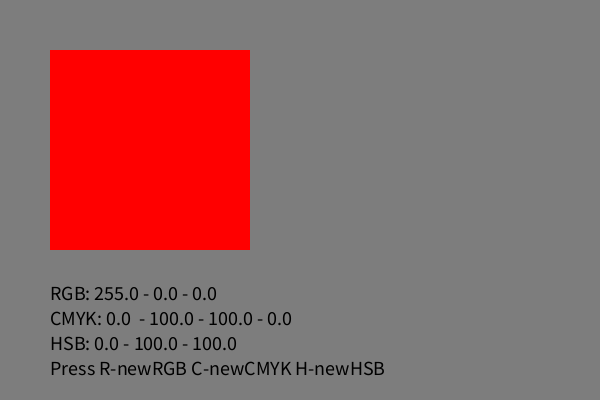
Frame 1 (no input)
Frame 60 (the mouse pressed at the canvas centre just before this capture): identical to frame 1, image omitted
Frame 120 (the mouse held since frame 60 and released just before this capture): identical to frame 1, image omitted

The Processing sketch that drew this single still picture (run headless with seeded random() and noise(); from frame 60 on, the mouse is pressed at the canvas centre):

// Processing sketch: convertColorSysttems
// ── convertColorSysttems.pde
float r, g, b, c, m, y, k, h, s, br;
color nc;

void setup() {
  size(600, 400);
  noStroke();
  r = 255;
  g = 0;
  b = 0;
  c = 0;
  m = 100;
  y = 100;
  k = 0;
  h = 0;
  s = 100;
  br = 100;
  nc = color(r, g, b);
  textSize(20);
}

void draw() {
  colorMode(RGB, 255, 255, 255);
  background(125);
  nc = color(r, g, b);
  fill(nc);
  rect(50, 50, 200, 200);
  fill(0);
  text("RGB: " + r + " - " + g + " - " + b, 50, 300);
  text("CMYK: " + c + "  - " + m + " - " + y + " - " + k, 50, 325);
  text("HSB: " + h + " - " + s + " - " + br, 50, 350);
  text("Press R-newRGB C-newCMYK H-newHSB", 50, 375);
}

void newRGB() {
  r = random(255);
  g = random(255);
  b = random(255);
  nc = color(r, g, b);
  RGBtoCMYK();
  RGBtoHSB();
}

void newCMYK() {
  c = random(100);
  m = random(100);
  y = random(100);
  k = random(100);
  CMYKtoRGB();
  RGBtoHSB();
}

void newHSB() {
  h = random(360);
  s = random(100);
  br = random(100);
  HSBtoRGB();
  RGBtoCMYK();
}

void RGBtoCMYK() {
  colorMode(RGB, 255, 255, 255);
  float rc = r / 255;
  float gc = g / 255;
  float bc = b / 255;
  k = 1 - max(rc, gc, bc);
  c = (1 - rc - k) / (1 - k) * 100;
  m = (1 - gc - k) / (1 - k) * 100;
  y = (1 - bc - k) / (1 - k) * 100;
  k = k * 100;
}

void RGBtoHSB() {
  colorMode(HSB, 360, 100, 100);
  h = hue(nc);
  s = saturation(nc);
  br = brightness(nc);
  colorMode(RGB, 255, 255, 255);
}

void CMYKtoRGB() {
  r = 255 * (1 - c /100) * (1 - k / 100);
  g = 255 * (1 - m /100) * (1 - k / 100);
  b = 255 * (1 - y /100) * (1 - k / 100);
  colorMode(RGB, 255, 255, 255);
}

void HSBtoRGB() {
  colorMode(HSB, 360, 100, 100);
  color nc = color(h, s, br);
  colorMode(RGB, 255, 255, 255);
  r = red(nc);
  g = green(nc);
  b = blue(nc);
}

void keyPressed() {
  switch(key) {
    case 'r': newRGB();
              break;
    case 'c': newCMYK();
              break;
    case 'h': newHSB();
              break;
  }
}
